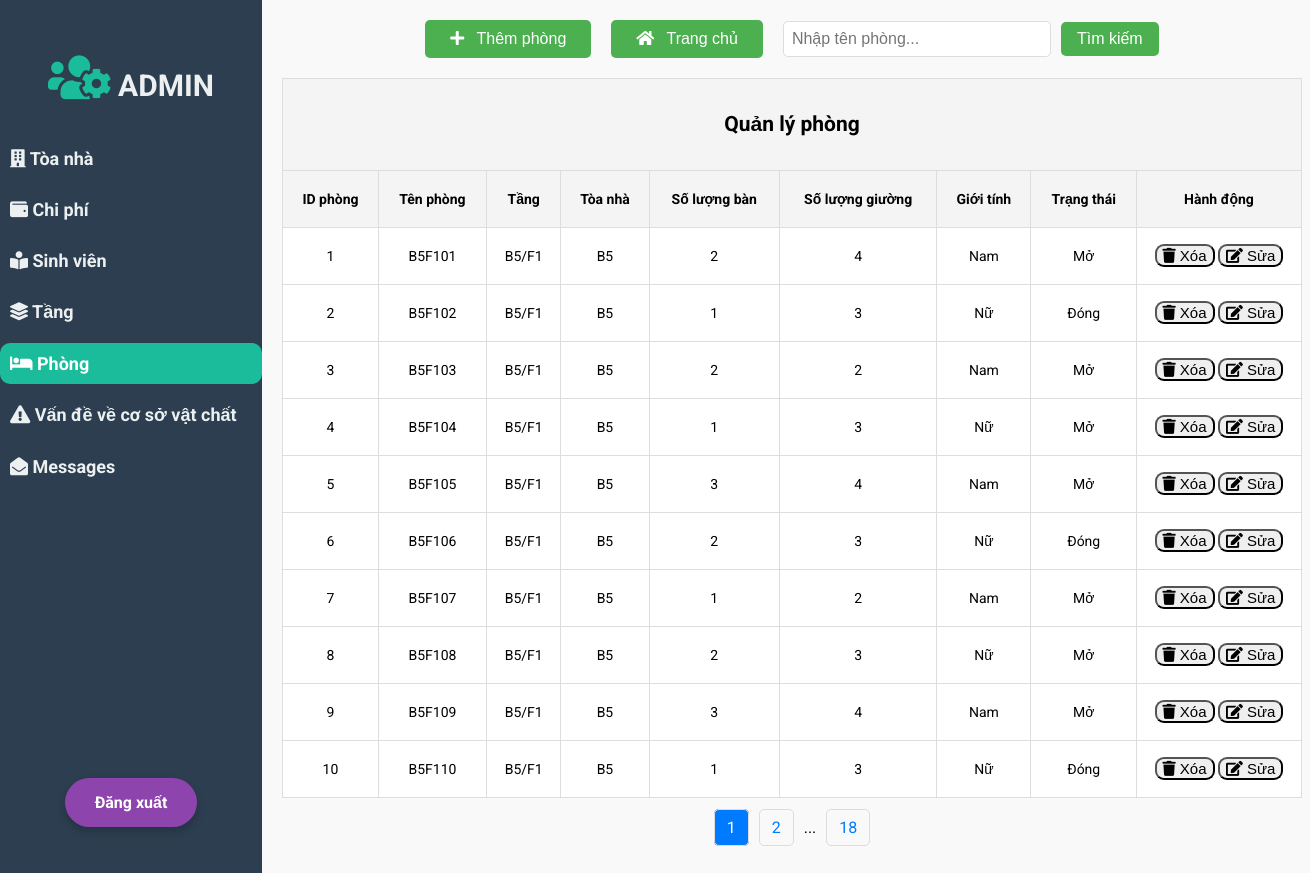
/Room/DispRoom.php, run on the app's committed database.
### tables this page shows
CREATE TABLE `room` (
  `R_ID` int NOT NULL AUTO_INCREMENT,
  `R_Name` varchar(20) NOT NULL,
  `F_ID` int NOT NULL,
  `Num_of_Table` int NOT NULL,
  `Num_of_Bed` int NOT NULL,
  `Gender` boolean NOT NULL,
  `Status` boolean NOT NULL,
  PRIMARY KEY (`R_ID`), 
  FOREIGN KEY (`F_ID`) REFERENCES `floor`(`F_ID`) ON DELETE CASCADE
);

CREATE TABLE `floor` (
  `F_ID` int NOT NULL AUTO_INCREMENT,
  `Floor_Number` varchar(10) NOT NULL,
  `H_ID` int NOT NULL,
  `Num_of_Room` int NOT NULL,
  `Status` boolean NOT NULL,
  PRIMARY KEY (`F_ID`),
  FOREIGN KEY (`H_ID`) REFERENCES `hall`(`H_ID`) ON DELETE CASCADE
);

CREATE TABLE `hall` (
  `H_ID` int NOT NULL AUTO_INCREMENT,
  `H_Name` varchar(250) NOT NULL,
  `Status` boolean NOT NULL,
  PRIMARY KEY (`H_ID`) 
);

### Room/DispRoom.php (the view, shortened to what this page needs)
<!DOCTYPE html>
<html>
<head>
  <link rel="stylesheet" href="https://use.fontawesome.com/releases/v5.15.4/css/all.css"
>
</head>
<body>
  <div class="slidebar">
    <header>
      <span><i class="fas fa-users-cog"></i></span>
      ADMIN
    </header>
    <ul>
      <li><a href="../Hall/DispHall.php"><i class="fas fa-building"></i> Tòa nhà</a></li>
      <li><a href="../Rent_fee/DispRentFee.php"><i class="fas fa-wallet"></i> Chi phí</a></li>
      <li><a href="../Student/DispStudent.php"><i class="fas fa-book-reader"></i> Sinh viên</a></li>
      <li><a href="../Floor/DispFloor.php"><i class="fas fa-layer-group"></i> Tầng</a></li>
      <li class="active"><a href="../Room/DispRoom.php"><i class="fa fa-bed"></i> Phòng</a></li>
      <li><a href="../FacilitiesProblem/DispFP.php"><i class="fas fa-exclamation-triangle"></i> Vấn đề về cơ sở
          vật
          chất</a></li>
      <li><a href="../message/DispMessage.php"><i class="fas fa-envelope-open"></i> Messages</a></li>
    </ul>
    <div class="logout-container">
      <a style="text-decoration: none;" href="../index.php">
        <div class="logout">Đăng xuất</div>
      </a>
    </div>
  </div>
  <main>
    <center>
      <div class="button-container"
        style="display: flex; justify-content: center; align-items: center; gap: 20px; margin-bottom: 20px;">
        <button class="button">
          <a href="Insert.php">
            <i class="fas fa-plus"></i> Thêm phòng
          </a>
        </button>
        <button class="button">
          <a href="../dashboard/home.php">
            <i class="fas fa-home"></i> Trang chủ
          </a>
        </button>
        <form method="GET" action="" style="display: flex; align-items: center; gap: 10px;">
          <input type="text" name="search" placeholder="Nhập tên phòng..."
            value="<?php echo isset($_GET['search']) ? $_GET['search'] : ''; ?>"
            style="padding: 8px; font-size: 16px; width: 250px; border-radius: 5px; border: 1px solid #ddd;">
          <button type="submit" class="button" style="padding: 8px 16px; font-size: 16px;">Tìm kiếm</button>
        </form>
      </div>
    </center>
    <table align="center" border="1px" style="width:1100px; line-height:40px;">
      <tr>
        <th colspan="9">
          <h2>Quản lý phòng</h2>
        </th>
      </tr>
      <tr>
        <th>ID phòng</th>
        <th>Tên phòng</th>
        <th>Tầng</th>
        <th>Tòa nhà</th>
        <th>Số lượng bàn</th>
        <th>Số lượng giường</th>
        <th>Giới tính</th>
        <th>Trạng thái</th>
        <th>Hành động</th>
      </tr>
      <?php
      include '../CommonMethods/connection.php';
      $search = isset($_GET['search']) ? $_GET['search'] : '';
      $limit = 10;
      $page = isset($_GET['page']) ? intval($_GET['page']) : 1;
      $offset = ($page - 1) * $limit;
      $count_sql = "SELECT COUNT(*) AS total FROM room WHERE R_Name LIKE '%$search%'";
      $count_result = mysqli_query($conn, $count_sql);
      $count_row = mysqli_fetch_assoc($count_result);
      $total_rooms = $count_row['total'];
      $total_pages = ceil($total_rooms / $limit);
      $sql = "SELECT R_ID, R_Name, Floor_Number, H_Name, Num_of_Table, Num_of_Bed,
                 CASE
                     WHEN Gender = 1 THEN 'Nam'
                     WHEN Gender = 0 THEN 'Nữ'
                     ELSE 'Không xác định'
                 END AS Gender,
                 CASE
                    WHEN r.Status = 1 THEN 'Mở'
                    WHEN r.Status = 0 THEN 'Đóng'
                    ELSE 'Không xác định'
                 END AS rStatus
        FROM room r
        INNER JOIN floor f ON r.F_ID = f.F_ID
        INNER JOIN hall h ON f.H_ID = h.H_ID
        WHERE R_Name LIKE '%$search%'
        ORDER BY R_Name
        LIMIT $limit OFFSET $offset";
      $query = mysqli_query($conn, $sql);
      while ($row1 = mysqli_fetch_array($query)) {
        ?>
        <tr>
          <td class="tdr"><?php echo $row1['R_ID']; ?></td>
          <td class="tdr"><?php echo $row1['R_Name']; ?></td>
          <td class="tdr"><?php echo $row1['Floor_Number']; ?></td>
          <td class="tdr"><?php echo $row1['H_Name']; ?></td>
          <td class="tdr"><?php echo $row1['Num_of_Table']; ?></td>
          <td class="tdr"><?php echo $row1['Num_of_Bed']; ?></td>
          <td class="tdr"><?php echo $row1['Gender']; ?></td>
          <td class="tdr"><?php echo $row1['rStatus']; ?></td>
          <td style="width: 140px;">
            <button id="delete">
              <a href="Delete.php?R_ID=<?php echo $row1['R_ID']; ?>" id="link1" onclick="return confirmDelete()">
                <i class="fas fa-trash"></i> Xóa
              </a>
            </button>
            <button id="update">
              <a href="Update.php?R_ID=<?php echo $row1['R_ID']; ?>" id="link1">
                <i class="fas fa-edit"></i> Sửa
              </a>
            </button>
          </td>
        </tr>
        <?php
      }
      ?>
    </table>
    <div class="pagination">
      <?php
      if ($total_pages > 1) {
        for ($i = max(1, $page - 1); $i <= min($total_pages, $page + 1); $i++) {
          if ($i == $page) {
            echo "<a class='active'>$i</a>";
          } else {
            echo "<a href='?page=$i&search=$search'>$i</a>";
          }
        }
        if ($page < $total_pages - 1) {
          echo "<span>...</span>";
          echo "<a href='?page=$total_pages&search=$search'>$total_pages</a>";
        }
      }
      ?>
    </div>
  </main>
</body>
</html>

### Room/DispRoom.php (style rules this page uses)
body { display: flex; font-family: 'Roboto', sans-serif; margin: 0; background-color: #f9f9f9; }
.slidebar { width: 20%; height: 100%; position: fixed; background-color: #2c3e50; padding-top: 20px; top: 0; left: 0; z-index: 100; }
.slidebar header { padding: 30px 10px; text-align: center; font-size: 30px; font-weight: bolder; color: #ecf0f1; }
.slidebar header span { font-size: 50px; color: #1abc9c; }
.slidebar ul { padding: 0; list-style: none; margin: 0; }
.slidebar ul li { padding: 10px; font-size: 18px; font-weight: bolder; color: #ecf0f1; margin-bottom: 10px; }
.slidebar ul li a { text-decoration: none; color: inherit; }
.slidebar ul li.active { background-color: #1abc9c; color: white; border-radius: 10px; }
.slidebar ul li.active a { color: white; text-decoration: none; }
main { margin-left: 20%; padding: 20px; flex-grow: 1; }
.button-container { display: flex; justify-content: center; gap: 20px; margin-bottom: 20px; }
.button { background-color: #4CAF50; border: none; color: white; padding: 10px 25px; text-align: center; border-radius: 5px; text-decoration: none; display: inline-flex; align-items: center; font-size: 16px; transition: all 0.3s ease; }
.button i { margin-right: 8px; }
.button a { text-decoration: none; color: white; display: block; text-align: center; }
.tdr { text-align: center; }
#delete, #update { border-radius: 9px; }
#link1 { color: black; text-decoration: none; font-size: 15px; }
table { width: 90%; max-width: 1020px; margin: 20px auto; border-collapse: collapse; }
th, td { padding: 8px 12px; text-align: center; font-size: 14px; border: 1px solid #ddd; word-wrap: break-word; }
th { background-color: #f4f4f4; font-weight: bold; }
td { background-color: #fff; max-width: 150px; white-space: nowrap; overflow: hidden; text-overflow: ellipsis; }
.pagination { text-align: center; margin: 20px 0; }
.pagination a { margin: 0 5px; padding: 8px 12px; border: 1px solid #ddd; color: #007bff; border-radius: 5px; text-decoration: none; }
.pagination a.active { background-color: #007bff; color: white; }
.pagination span { margin: 0 5px; }
.logout-container { position: absolute; bottom: 70px; left: 50%; transform: translateX(-50%); width: 100%; text-align: center; }
.logout { font-family: 'Roboto', sans-serif; font-weight: 700; font-size: 16px; color: #fff; background-color: #8e44ad; padding: 15px 30px; border-radius: 30px; transition: all 0.3s ease; box-shadow: 0px 4px 8px rgba(0, 0, 0, 0.2); display: inline-block; }

### data on the page
room: R_ID "1", R_Name "B5F101", F_ID.Floor_Number "B5/F1", hall.H_Name "B5", Num_of_Table "2", Num_of_Bed "4", Gender "Nam", rStatus "Mở"
room: R_ID "2", R_Name "B5F102", F_ID.Floor_Number "B5/F1", hall.H_Name "B5", Num_of_Table "1", Num_of_Bed "3", Gender "Nữ", rStatus "Đóng"
room: R_ID "3", R_Name "B5F103", F_ID.Floor_Number "B5/F1", hall.H_Name "B5", Num_of_Table "2", Num_of_Bed "2", Gender "Nam", rStatus "Mở"
room: R_ID "4", R_Name "B5F104", F_ID.Floor_Number "B5/F1", hall.H_Name "B5", Num_of_Table "1", Num_of_Bed "3", Gender "Nữ", rStatus "Mở"
room: R_ID "5", R_Name "B5F105", F_ID.Floor_Number "B5/F1", hall.H_Name "B5", Num_of_Table "3", Num_of_Bed "4", Gender "Nam", rStatus "Mở"
room: R_ID "6", R_Name "B5F106", F_ID.Floor_Number "B5/F1", hall.H_Name "B5", Num_of_Table "2", Num_of_Bed "3", Gender "Nữ", rStatus "Đóng"
room: R_ID "7", R_Name "B5F107", F_ID.Floor_Number "B5/F1", hall.H_Name "B5", Num_of_Table "1", Num_of_Bed "2", Gender "Nam", rStatus "Mở"
room: R_ID "8", R_Name "B5F108", F_ID.Floor_Number "B5/F1", hall.H_Name "B5", Num_of_Table "2", Num_of_Bed "3", Gender "Nữ", rStatus "Mở"
room: R_ID "9", R_Name "B5F109", F_ID.Floor_Number "B5/F1", hall.H_Name "B5", Num_of_Table "3", Num_of_Bed "4", Gender "Nam", rStatus "Mở"
room: R_ID "10", R_Name "B5F110", F_ID.Floor_Number "B5/F1", hall.H_Name "B5", Num_of_Table "1", Num_of_Bed "3", Gender "Nữ", rStatus "Đóng"

### other printed values
$total_pages "18"
